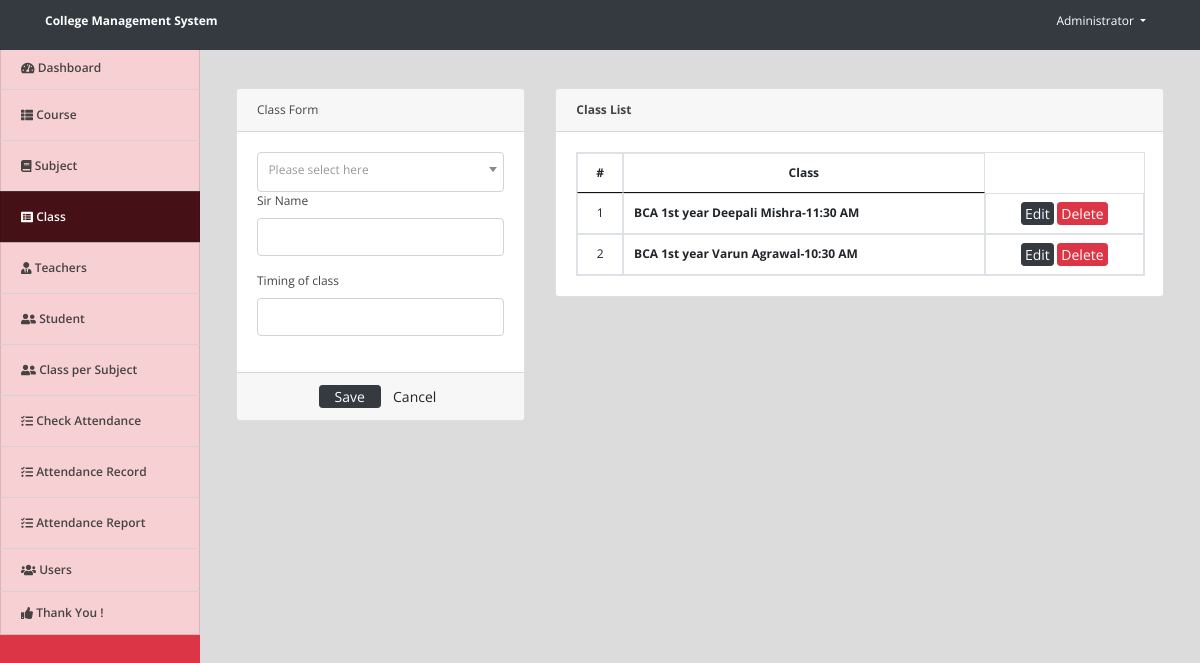
The page /index.php?page=class (signed in) on the database its author committed.
### tables this page shows
CREATE TABLE `class` (
  `id` int(30) NOT NULL,
  `course_id` int(30) NOT NULL,
  `level` varchar(50) NOT NULL,
  `section` varchar(100) NOT NULL,
  `status` tinyint(1) NOT NULL DEFAULT '1' COMMENT '1=Active, 0=Inactive',
  `date_created` datetime NOT NULL DEFAULT CURRENT_TIMESTAMP
);

### class.php (the view, shortened to what this page needs)
<?php include('db_connect.php');?>
<div class="container-fluid my-5">
	<div class="col-lg-12">
		<div class="row">
			<div class="col-md-4">
			<form action="" id="manage-class">
				<div class="card">
					<div class="card-header">
						    Class Form
				  	</div>
					<div class="card-body">
							<div class="form-group">
								<label class="control-label">Sir Name</label>
								<input type="text" class="form-control" name="level">
							</div>
							<div class="form-group">
								<label class="control-label">Timing of class</label>
								<input type="text" class="form-control" name="section">
							</div>
					</div>
					<div class="card-footer">
						<div class="row">
							<div class="col-md-12">
								<button class="btn btn-sm btn-dark col-sm-3 offset-md-3"> Save</button>
								<button class="btn btn-sm btn-default col-sm-3" type="reset"> Cancel</button>
							</div>
						</div>
					</div>
				</div>
			</form>
			</div>
			<div class="col-md-8">
				<div class="card">
					<div class="card-header">
						<b>Class List</b>
					</div>
					<div class="card-body">
						<table class="table table-bordered table-hover">
							<thead>
								<tr>
									<th class="text-center" width="5%">#</th>
									<th class="text-center">Class</th>
								</tr>
							</thead>
							<tbody>
								<?php
								$i = 1;
								$class = $conn->query("SELECT c.*,concat(co.course,' ',c.level,'-',c.section) as `class` FROM `class` c inner join courses co on co.id = c.course_id order by concat(co.course,' ',c.level,'-',c.section) asc");
								while($row=$class->fetch_assoc()):
								?>
								<tr>
									<td class="text-center"><?php echo $i++ ?></td>
									<td class="">
										<p><b><?php echo $row['class'] ?></b></p>
									</td>
									<td class="text-center">
										<button class="btn btn-sm btn-dark edit_class" type="button" data-id="<?php echo $row['id'] ?>"  data-course_id="<?php echo $row['course_id'] ?>"  data-level="<?php echo $row['level'] ?>" data-section="<?php echo $row['section'] ?>" >Edit</button>
										<button class="btn btn-sm btn-danger delete_class" type="button" data-id="<?php echo $row['id'] ?>">Delete</button>
									</td>
								</tr>
								<?php endwhile; ?>
							</tbody>
						</table>
					</div>
				</div>
			</div>
		</div>
	</div>
</div>

### assets/css/style.css (style rules this page uses)
body { font-family: "Open Sans", sans-serif; color: #444444; width: 100%; height: calc(100%); font-size: 12px; }
.btn-sm { padding: .0001rem .2rem; }

### index.php (style rules this page uses)
body { background: #80808045; }

### class.php (style rules this page uses)
td { vertical-align: middle !important; }
td p { margin: unset; }

### rows shown on the page
class: class "BCA 1st year Deepali Mishra-11:30 AM"
class: class "BCA 1st year Varun Agrawal-10:30 AM"

### other values the page prints
$_SESSION['login_name'] "Administrator"
